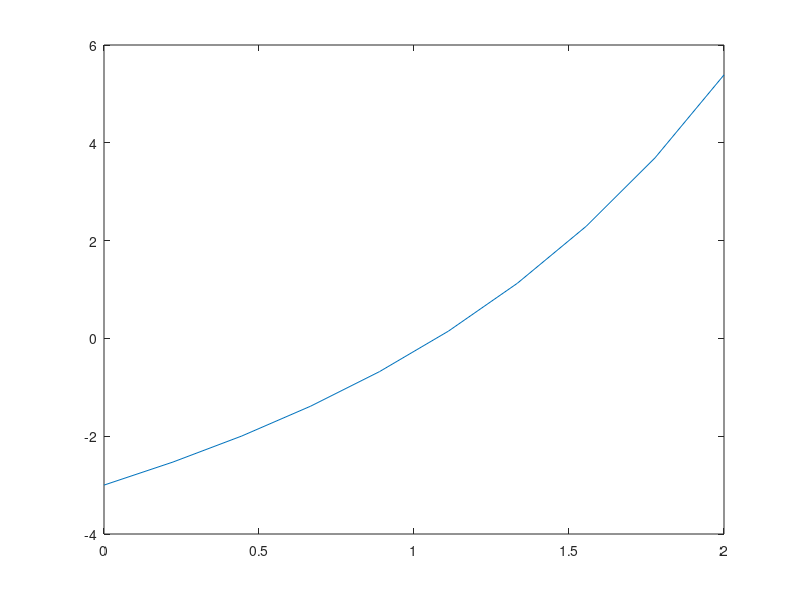

The MATLAB script that drew this image: (Note: this script raises an error after producing the figure.)
%%PLOT

x = linspace(0,2,10);
plot(x, exp(x) - 4 + x);
axes0


%% BISSECCION
clc
tol = 10^(-4);
f = @(x) exp(x) - 4 + x;
No = 20;

a = 0;
b = 2;
fa = f(a);
i = 0;

tic
[p, i] = biseccion(f, a, b, tol, No)
toc

%RESPUESTA: 1.073
%ITERACIONES: 14

%% NEWTON RAPHSON
clc

f = @(x) exp(x) - 4 + x;
fp = @(x) exp(x) + 1;
p0 = 0;
tol = 10^(-4);
No = 20;

tic
[p, i] = newtonRaphson(f, fp, p0, tol, No)
toc 

%RESPUESTA: 1.073
%ITERACIONES: 5

%% SECANTE

clc
f = @(x) exp(x) - 4 + x;
p0 = 0;
p1 = 2;
tol = 10^(-4);
No = 20;

tic
[p,i] = secante(f, p0, p1, tol, No)
toc

%RESPUESTA: 1.073
%ITERACIONES: 7

%% FALSA POSICION 

clc
f = @(x) exp(x) - 4 + x;
p0 = 0;
p1 = 2;
tol = 10^(-4);
No = 20;

tic
[p,i] = falsaPosicion(f, p0, p1, tol, No)
toc

%RESPUESTA: 1.037
%ITERACIONES: 10





